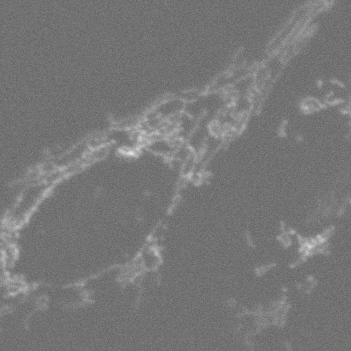
%> input picture Data/validation/mito_18_P_0.00um_flip.tif, 351 x 351 px
$ octave toViewStack.m   (GNU Octave 9; MATLAB toolbox functions it lacks are replaced by stand-ins)
%> lines starting %> are read from the running program, lines starting %| are printed output that depends on the picture
### Code/SimuProjection/util/imread3d.m
function [imageStack,BitDepth] = imread3d(file)
%IMREAD3D Reads 3D TIFF stack
%   Inputs:
%       file - file name of TIFF stack

    tiffInfo = imfinfo(file);
%     assert(tiffInfo(1).BitDepth == 8, sprintf('%s is not in 8-bit\n convert this image into 8-bit in ImageJ first\n', tiffInfo(1).Filename))
    BitDepth=tiffInfo(1).BitDepth;
    Width = tiffInfo(1).Width;
    Height = tiffInfo(1).Height;
    Depth = numel(tiffInfo);
    if BitDepth==16
        type='uint16';
    else
         type='double';
    end
    imageStack = zeros(Height, Width, Depth,type);  % double by default
    for i = 1:Depth
        %imageStack(:,:,i) = imread(file, 'Index', i, 'Info', tiffInfo);
        imageStack(:,:,i) = imread(file, i);
    end

    %imageStack = uint8(imageStack);
end

### Code/SimuProjection/toViewStack.m
clc
clear
addpath ./utils


view_num=3;
roi_size=[351,351];
img_size=1497;
pitch=499;


MLcenters=zeros(img_size,img_size);
p_center=ceil(pitch/2);
r=floor(pitch/2);

roi_radius= floor(roi_size/2);

d = pitch;
d1=0;
center=ceil(img_size/2);
fprintf('\n %d size --center %d',d,center)


MLcenters(center-ceil((d+d1)/2/sqrt(3)),center-ceil((d+d1)/2))=1;
MLcenters(center-ceil((d+d1)/2/sqrt(3)),center+ceil((d+d1)/2))=1;
MLcenters(center+ceil((d+d1)/sqrt(3)),center)=1;

[coordiy,coordix]=find(MLcenters==1);
coordi=zeros(length(coordiy),2);
for i=1:length(coordiy)
    coordi(i,1) =coordiy(i) ;
    coordi(i,2) =coordix(i) ;
end

[rank_co,ii]=sort(coordi(:,1));
temp=rank_co;
temp(:,2)=coordi(ii,2);
coordi=temp;

[hr_file_name,hr_filepath] = uigetfile('*.tif','Select HR Volumes','MultiSelect','on');
%> the answer given: ../../Data/validation/mito_18_P_0.00um_flip.tif
if ~iscell(hr_file_name)
    hr_file_name = {hr_file_name};
end
file_name=sprintf('\\SAI_499');
save_Path=fullfile(hr_filepath,file_name);
if exist(save_Path,'dir')==7
    ;
else
    mkdir(save_Path);
end
mask=@(xx,yy) xx.^2+yy.^2<=r^2;
[yy,xx]=meshgrid(1:pitch,1:pitch);
for img_idx=1:length(hr_file_name)
    img_name=hr_file_name{img_idx};
    fprintf('\n[%d/%d]preocessing %s',img_idx,length(hr_file_name),img_name);
    path=fullfile(hr_filepath,img_name);
    [img,bitDepth]=imread3d(path);
%> in imread3d, `imageStack(:,:,i) = imread(file, i);`:
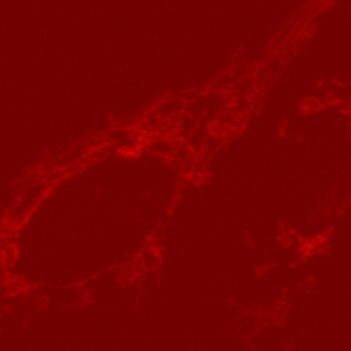
%> imageStack: size 351x351x3 double; mean R, G, B 119.4, 0, 0
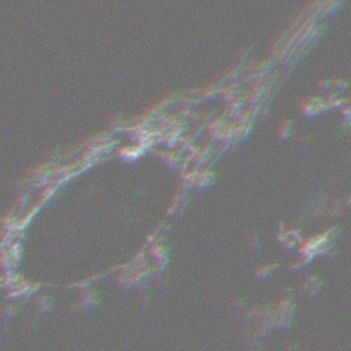
%> img: size 351x351x3 double; mean R, G, B 119.4, 119.4, 119.4
    ViewStack=zeros(pitch,pitch,view_num);

    for ii=1:length(coordi)
        temp_view=zeros(pitch,pitch);
        temp_slice=img(:,:,1);

        hy=coordi(ii,1);
        wx=coordi(ii,2);


        [iy,ix]=find(mask((yy-p_center),(xx-p_center))==1);
        for jj=1:length(iy)
%> (the run ends here)
